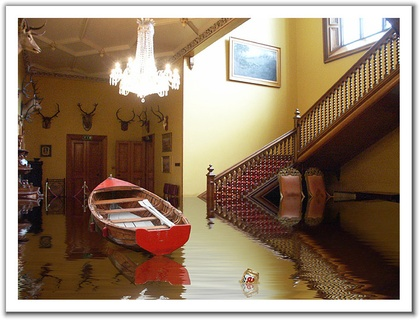
%> input picture Flooded_house.jpg, 420 x 320 px, shrunk from 704 x 536 before the run
$ octave README.m   (GNU Octave 9; MATLAB toolbox functions it lacks are replaced by stand-ins)
%> lines starting %> are read from the running program, lines starting %| are printed output that depends on the picture; long printed decimals are rounded
### Question1.m
% rgbImage is a 3d matrix
rgbImage = imread('Flooded_house.jpg','jpg');            %Changed path so that
%> rgbImage is the input picture: size 320x420x3 uint8; mean R, G, B 148.1, 126.8, 105.8
[rows, columns, numberOfColorChannels] = size(rgbImage); %my computer would not
%> rows = 320; columns = 420; numberOfColorChannels = 3
                                                         %give me erros
                                                         %when running the
                                                         %script

rgbImage(:,:,1); % red component
% disp('^ Red Component');
rgbImage(:,:,2); % idk component
% disp('^ Green Component');
rgbImage(:,:,3); % idk component
% disp('^ Blue Component');

% Display the image
% figure, imshow(rgbImage);title('Original');

### Question2.m
% Hint: Red = I[:][:][1] captures the read component of the image %
% and stores it into array Red.%%%

% [Sources]
% https://www.mathworks.com/matlabcentral/answers/90908-r-g-b-components-of-an-image

RedPartArray = rgbImage(:,:,1); % Red component
Red = zeros(size(RedPartArray));
RedPart = cat(3, RedPartArray, Red, Red);
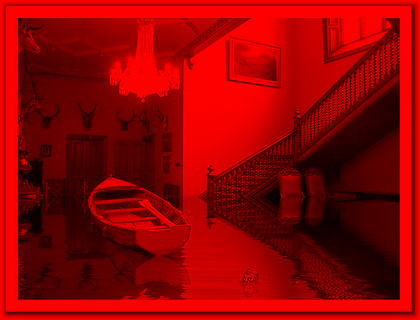
%> RedPart: size 320x420x3 uint8; mean R, G, B 148.1, 0, 0
% figure, imshow(RedPart);title('Red');


GreenPartArray = rgbImage(:,:,2); % Green component
Green = zeros(size(GreenPartArray));
GreenPart = cat(3, Green, GreenPartArray, Green);
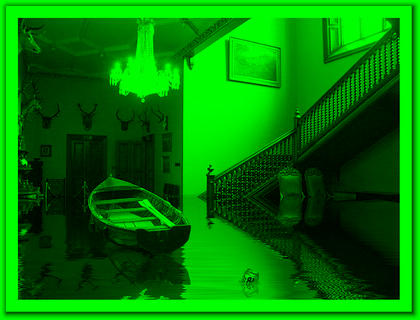
%> GreenPart: size 320x420x3 uint8; mean R, G, B 0, 126.8, 0
% figure, imshow(GreenPart);title('Green');

BluePartArray = rgbImage(:,:,3); % Blue component
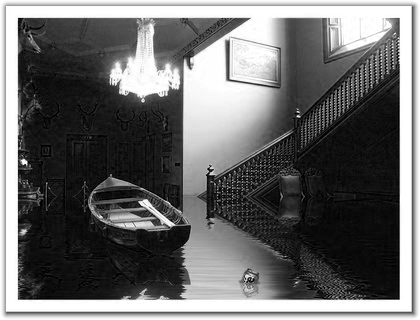
%> BluePartArray: size 320x420 uint8; min 0, max 255, mean 105.8
Blue = zeros(size(BluePartArray));
BluePart = cat(3, Blue, Blue, BluePartArray);
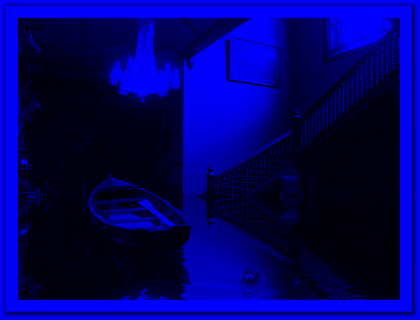
%> BluePart: size 320x420x3 uint8; mean R, G, B 0, 0, 105.8
% figure, imshow(BluePart);title('Blue');

### Question3.m
%% 3.1. Matlab provides a command �rgb2ycbcr� to convert an %%

% RGB image into a YCbCr image. %

ycbcr=rgb2ycbcr(rgbImage);
%> ycbcr: size 320x420x3 uint8; mean of channels 1, 2, 3 128.3, 115.7, 138.9
% disp('^ RGB to YCbCr')

%% 3.2. Matlab also provides a command �ycbcr2rgb� to %%
% convert a YCbCr image into RGB format. %

RGBFromYCbCr=ycbcr2rgb(ycbcr); %Shouldn't be ycbrc instead of rgbImage? Yes oops lol
% disp('^ YCbCr to RGB')

### Question5.m
% refer to tips provided in 'MATLAB Commands_ HW1.pdf'
Y = 1; Cb = 2; Cr = 3;

% use a for loop to access the cr and cb components and then imshow to
% Does the index start at 0? It starts at index 1

% Setting an ycbcr var to work with
% ycbcrSubsampled=rgb2ycbcr(rgbImage);


% for r = 1:rows
%     for c = 1:columns
%         for every row, go through every column
%         if the row number is even OR the column is even,
%         zero out all Cb and Cr for that index
%
%         if (mod(r, 2) == 0) || (mod(c, 2) == 0) % I hope this logic makes sense
%             ycbcrSubsampled(r, c, Cb) = 128;
%             ycbcrSubsampled(r, c, Cr) = 128;
%             I put 128 because when I orignally put 0, ycbcrSubsampled
%             had 128 values and zeroes for the rest
%             the image looks closer to the original image
%         end
%     end
% end

%I dont think we are supposed to zero out all even rows and columns,
%I understood that we have to remove them.
%I think I removed it by equating it to 128

%Are we not supposed to reduce the dimensions so that an NxM matrix becomes
%an (N/2)x(M/2) matrix
%I think by equating the pixels to 128, we are only changing the value of
%of that pixel to 128 instead of removing it.


%Copying all odd rows and columns from ycbcr into matrix ycbcrSubsampled

ycbcrSubsampled(:,:,Cb:Cr) = ycbcr(1:2:end,1:2:end,Cb:Cr);
%> ycbcrSubsampled: size 160x210x3 uint8; mean of channels 1, 2, 3 0, 115.7, 138.9

luma(:,:,Y) = ycbcr(:,:,Y);        %After doing this the subsampled
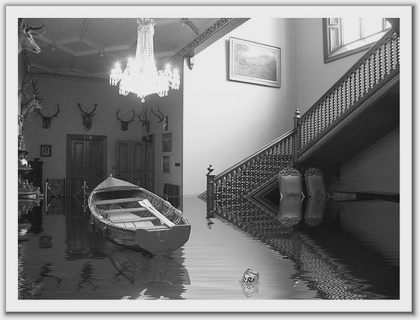
%> luma: size 320x420 uint8; min 16, max 235, mean 128.3
                                   %images look like the original ones
                                   %but smaller


% Display
% figure, imshow(ycbcrSubsampled(:,:,Cb)); title('ycbcr: Cb Subsampled');
% figure, imshow(ycbcrSubsampled(:,:,Cr)); title('ycbcr: Cr Subsampled');
% ycbcrSubsampled(:,:,Y)
% ycbcrSubsampled(:,:,Cb)
% ycbcrSubsampled(:,:,Cr)

### Question6.m
%% 6.1. Linear interpolation %%

% For odd row, compute the missing pixel as an average of the
% pixels in its right and left sides.

% For even rows, compute the missing pixel as an average of the
% pixels in its top and bottom sides.

ycbcrReconstructed = luma(:,:,Y);
ycbcrReconstructed(1:2:end,1:2:end,Cb:Cr) = ycbcrSubsampled(:,:,Cb:Cr);
%> ycbcrReconstructed: size 320x420x3 uint8; mean of channels 1, 2, 3 128.3, 28.9, 34.7

%Calculating even pixels of odd rows
oddPixelRows = (ycbcrSubsampled(:,1:1:end-1,Cb:Cr) + ycbcrSubsampled(:,2:1:end,Cb:Cr))/2;

[lumaRows, lumaColumns] = size(luma);
%> lumaRows = 320; lumaColumns = 420

if(mod(lumaColumns, 2) == 0)
    ycbcrReconstructed(1:2:end,2:2:end-1,Cb:Cr) = oddPixelRows(:,:,Cb-1:Cr-1);
else
    ycbcrReconstructed(1:2:end,2:2:end,Cb:Cr) = oddPixelRows(:,:,Cb-1:Cr-1);
end

if(mod(lumaRows, 2) == 0)
    ycbcrReconstructed(2:2:end-1,:,Cb:Cr) = (ycbcrReconstructed(1:2:end-2,:,Cb:Cr) + ycbcrReconstructed(3:2:end,:,Cb:Cr))/2;
else
    ycbcrReconstructed(2:2:end-1,:,Cb:Cr) = (ycbcrReconstructed(1:2:end-2,:,Cb:Cr) + ycbcrReconstructed(3:2:end,:,Cb:Cr))/2;
end

if(mod(lumaColumns, 2) == 0)
    ycbcrReconstructed(:,end,Cb:Cr) = ycbcrReconstructed(:,end-1,Cb:Cr);
end

if(mod(lumaRows, 2) == 0)
    ycbcrReconstructed(end,:,Cb:Cr) = ycbcrReconstructed(end-1,:,Cb:Cr);
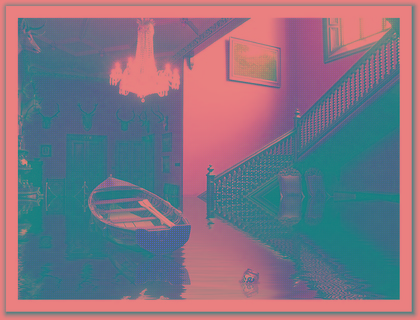
%> ycbcrReconstructed: size 320x420x3 uint8; mean R, G, B 128.3, 115.8, 130.6
end


% figure, imshow(ycbcrReconstructed); title('[6.1] Reconstructed'); %Just to see what Im getting
% figure, imshow(ycbcr); title('Original'); %Original


%% 6.2. Simple row or column replication. %%
% using ycbcrSubsampled

ycbcrReconstructed62 = luma; % init just to ensure dimensions           %Changed this two lines :)
ycbcrReconstructed62(1:2:end,1:2:end,Cb:Cr) = ycbcrSubsampled(:,:,Cb:Cr);

% ycbcrReconstructed62 = ycbcrSubsampled; % init just to ensure dimensions

% figure, imshow(ycbcrReconstructed62); title('[6.2] Before reconstruction');

for r = 1:rows
    for c = 1:columns
        % if we are in an odd row and it's an even column
        if ((mod(c, 2) == 0) && mod(r, 2) ~= 0)
            % copying the value from the column before index
            ycbcrReconstructed62(r,c,Cr) = ycbcrReconstructed62(r,c-1,Cr);
            ycbcrReconstructed62(r,c,Cb) = ycbcrReconstructed62(r,c-1,Cb);
        % if it is an even row
        elseif (mod(r, 2) == 0)
            % copies the entire previous row
            ycbcrReconstructed62(r,:,Cr) = ycbcrReconstructed62(r-1,:,Cr);
            ycbcrReconstructed62(r,:,Cb) = ycbcrReconstructed62(r-1,:,Cb);
        end
    end
end
%> ycbcrReconstructed62: size 320x420x3 uint8; mean of channels 1, 2, 3 128.3, 115.7, 138.9

% figure, imshow(ycbcrReconstructed62); title('[6.2] Reconstructed');

### Question7.m
% Convert the values from 6.1
RGBreconstructed = ycbcr2rgb(ycbcrReconstructed);
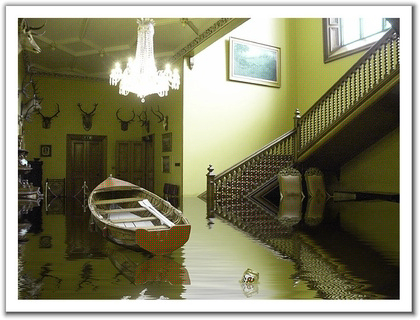
%> RGBreconstructed: size 320x420x3 uint8; mean R, G, B 135, 133.4, 106.1

% Convert the values from 6.2
ycbcrReconstructed62=ycbcr2rgb(ycbcrReconstructed62); % convert back to RGB

### Question10.m
% Only analyze 6.1
% Redefining variables for clarity
Original = rgbImage;
ycbcrOriginal = rgb2ycbcr(Original);
[rowsOriginal, columnsOriginal, numColOG] = size(Original);
%> rowsOriginal = 320; columnsOriginal = 420; numColOG = 3
[rowsReconstructed, columnsReconstructed, numColRec] = size(ycbcrReconstructed);
%> rowsReconstructed = 320; columnsReconstructed = 420; numColRec = 3
temp = 0;MSE = 0; %not a matrix
red = 1; green = 2; blue = 3; Y = 1; Cb = 2; Cr = 3;
component = Y;

% Hmmmm, these are obviously not the same but the MSE equation says they
% are
% figure, imshow(ycbcrOriginal); title('ycbcrOriginal');
% figure, imshow(ycbcrReconstructed); title('ycbcrReconstructed');
%
% figure, imshow(Original); title('Original');
% figure, imshow(RGBreconstructed); title('RGBreconstructed');

if (rowsOriginal == rowsReconstructed) && (columnsOriginal == columnsReconstructed)
% [12 lines of commented-out code are left out]
    MSEY = mean(mean((ycbcrOriginal-ycbcrReconstructed).^2)); %YCBCR
%> MSEY = [0 1.75 98.74]
    MSERGB = mean(mean((Original-RGBreconstructed).^2)); % RGB
%> MSERGB = [117.8 0.0406 3.86]
else
    fprintf('Dimensions are wrong, please review code')
end

% fprintf('MSE calculations are complete. MSE = %f', (MSE(:,:,1)+MSE(:,:,2)+MSE(:,:,3)));
fprintf('MSE calculations are complete.\n');
fprintf('MSE (Red): %f\n',(MSERGB(:,:,red)));
%| MSE (Red): 117.836
fprintf('MSE (Green): %f\n',(MSERGB(:,:,green)));
%| MSE (Green): 0.04058
fprintf('MSE (Blue): %f\n',(MSERGB(:,:,blue)));
%| MSE (Blue): 3.859
fprintf('MSE (Y): %f\n',(MSEY(:,:,Y)));
%| MSE (Y): 0

% Comments on results
% We have displayed the MSE values for each RGB component and the y
% component.  The greatest error that we have received was the Red
% component.  The rest are pretty low and are good for our algorithms.
% Especially the Y component has a value of 0.

% This gives the error with the matlab function immse()
% err = immse(RGBreconstructed,Original)

### README.m
% HW1: Basic Digital Image Processing Operations
% Due on 03/01/2020 (11:00 pm)
% Joseph Morga & Brandon Fong
% CompE 565 Homework 1
% Due Date: 2/23/2020, 11:00 pm
% Name & ID : Joseph Morga (817281186), Brandon Fong (819295224)
% email: jmorga@sdsu.edu, fong.m.brandon97@gmail.com
% Link to Report: https://docs.google.com/document/d/1ara71pG_QNAmNXtZ8pAItMp23dw9SC7Hg4MwwOjM3XM/edit?usp=sharing

%%%%%%%%%%%%%%%%%%%%%%%%%%%%%%%%%%%%%%%%%%%%%%%%%%%%%%%%%%%%%%%%%%%%%%%%%%%%%%%%
% Problem 1: Read and display the image using Matlab (10 points)
% Implementation 1: Display
% M-file name: Questions\Question1.m
% Usage: NA
% Location of output image: NA
% Parameters: NA
% Other parameters here
%%%%%%%%%%%%%%%%%%%%%%%%%%%%%%%%%%%%%%%%%%%%%%%%%%%%%%%%%%%%%%%%%%%%%%%%%%%%%%%%

run('Questions/Question1');

%%%%%%%%%%%%%%%%%%%%%%%%%%%%%%%%%%%%%%%%%%%%%%%%%%%%%%%%%%%%%%%%%%%%%%%%%%%%%%%%
% Problem 2: Display each band (Red, Green and Blue) of the image file (15 points)
% Implementation 1: Display each band
% M-file name: Questions\Question2.m
% Usage: NA
% Location of output image: NA
% Parameters: NA
% Other parameters here
%%%%%%%%%%%%%%%%%%%%%%%%%%%%%%%%%%%%%%%%%%%%%%%%%%%%%%%%%%%%%%%%%%%%%%%%%%%%%%%%

run('Questions/Question2');

%%%%%%%%%%%%%%%%%%%%%%%%%%%%%%%%%%%%%%%%%%%%%%%%%%%%%%%%%%%%%%%%%%%%%%%%%%%%%%%%
% Problem 3: Convert the image into YCbCr color space: (5 points)
% Implementation 1: Conversion to YCbCr
% M-file name: Questions\Question3.m
% Usage: NA
% Location of output image: NA
% Parameters: NA
% Other parameters here
%%%%%%%%%%%%%%%%%%%%%%%%%%%%%%%%%%%%%%%%%%%%%%%%%%%%%%%%%%%%%%%%%%%%%%%%%%%%%%%%

run('Questions/Question3');

%%%%%%%%%%%%%%%%%%%%%%%%%%%%%%%%%%%%%%%%%%%%%%%%%%%%%%%%%%%%%%%%%%%%%%%%%%%%%%%%
% Problem 4: Display each band separately (Y, Cb and Cr bands). (10 points)
% Implementation 1: Display YCbCr
% M-file name: Questions\Question4.m
% Usage: NA
% Location of output image: NA
% Parameters: NA
% Other parameters here
%%%%%%%%%%%%%%%%%%%%%%%%%%%%%%%%%%%%%%%%%%%%%%%%%%%%%%%%%%%%%%%%%%%%%%%%%%%%%%%%

run('Questions/Question4');

%%%%%%%%%%%%%%%%%%%%%%%%%%%%%%%%%%%%%%%%%%%%%%%%%%%%%%%%%%%%%%%%%%%%%%%%%%%%%%%%
% Problem 5: Subsample Cb and Cr bands using 4:2:0 and display both bands. (10 points)
% Implementation 1: Subsampling 4:2:0
% M-file name: Questions\Question5.m
% Usage: NA
% Location of output image: NA
% Parameters: NA
% Other parameters here
%%%%%%%%%%%%%%%%%%%%%%%%%%%%%%%%%%%%%%%%%%%%%%%%%%%%%%%%%%%%%%%%%%%%%%%%%%%%%%%%

run('Questions/Question5');

%%%%%%%%%%%%%%%%%%%%%%%%%%%%%%%%%%%%%%%%%%%%%%%%%%%%%%%%%%%%%%%%%%%%%%%%%%%%%%%%
% Problem 6: Upsample and display the Cb and Cr bands using: (15 points)
% Implementation 1: Upsample
% M-file name: Questions\Question6.m
% Usage: NA
% Location of output image: NA
% Parameters: NA
% Other parameters here
%%%%%%%%%%%%%%%%%%%%%%%%%%%%%%%%%%%%%%%%%%%%%%%%%%%%%%%%%%%%%%%%%%%%%%%%%%%%%%%%

run('Questions/Question6');

%%%%%%%%%%%%%%%%%%%%%%%%%%%%%%%%%%%%%%%%%%%%%%%%%%%%%%%%%%%%%%%%%%%%%%%%%%%%%%%%
% Problem 7: Convert the image into RGB format. (5 points)
% Implementation 1: Conversion to RGB
% M-file name: Questions\Question7.m
% Usage: NA
% Location of output image: NA
% Parameters: NA
% Other parameters here
%%%%%%%%%%%%%%%%%%%%%%%%%%%%%%%%%%%%%%%%%%%%%%%%%%%%%%%%%%%%%%%%%%%%%%%%%%%%%%%%

run('Questions/Question7');

%%%%%%%%%%%%%%%%%%%%%%%%%%%%%%%%%%%%%%%%%%%%%%%%%%%%%%%%%%%%%%%%%%%%%%%%%%%%%%%%
% Problem 8: Display the original and reconstructed images (the image restored from the YCbCr coordinate). (5 points)
% Implementation 1: Compare images
% M-file name: Questions\Question8.m
% Usage: NA
% Location of output image: NA
% Parameters: NA
% Other parameters here
%%%%%%%%%%%%%%%%%%%%%%%%%%%%%%%%%%%%%%%%%%%%%%%%%%%%%%%%%%%%%%%%%%%%%%%%%%%%%%%%

run('Questions/Question8');

%%%%%%%%%%%%%%%%%%%%%%%%%%%%%%%%%%%%%%%%%%%%%%%%%%%%%%%%%%%%%%%%%%%%%%%%%%%%%%%%
% Problem 9: Comment on the visual quality of the reconstructed image for both the upsampling cases. (5 points)
% Implementation 1: Comment
% M-file name: NA
% Usage: NA
% Location of output image: NA
% Parameters: NA
% Other parameters here
%%%%%%%%%%%%%%%%%%%%%%%%%%%%%%%%%%%%%%%%%%%%%%%%%%%%%%%%%%%%%%%%%%%%%%%%%%%%%%%%

% TODO wait for 6.1 and 6.2 to finish then evaluate

% 6.2
% The upsampled image using replication seems to be visually identical to
% the orinial image.  There about 500 rows and 700 columns, so essentially
% 250 rows and 350 columns are replicates of its former.  The discrepency
% most likely cannot be seen because of the resolution and the image.

%%%%%%%%%%%%%%%%%%%%%%%%%%%%%%%%%%%%%%%%%%%%%%%%%%%%%%%%%%%%%%%%%%%%%%%%%%%%%%%%
% Problem 10:    Measure MSE between the original and reconstructed images (obtained
%               using linear interpolation only). Comment on the results. (10 points)
% Implementation 1: MSE
% M-file name: Questions\Question10.m
% Usage: NA
% Location of output image: NA
% Parameters: NA
% Other parameters here
%%%%%%%%%%%%%%%%%%%%%%%%%%%%%%%%%%%%%%%%%%%%%%%%%%%%%%%%%%%%%%%%%%%%%%%%%%%%%%%%

run('Questions/Question10');

%%%%%%%%%%%%%%%%%%%%%%%%%%%%%%%%%%%%%%%%%%%%%%%%%%%%%%%%%%%%%%%%%%%%%%%%%%%%%%%%
% Problem 10:   Comment on the compression ratio achieved by subsampling
%               Cb and Cr components for 4:2:0 approach. Please note that
%               you do not send the pixels which are made zero in the row
%               and columns during subsampling. (5 points)
% Implementation 1: Comment on compression ratio
% M-file name: NA
% Usage: NA
% Location of output image: NA
% Parameters: NA
% Other parameters here
%%%%%%%%%%%%%%%%%%%%%%%%%%%%%%%%%%%%%%%%%%%%%%%%%%%%%%%%%%%%%%%%%%%%%%%%%%%%%%%%

% Comments on ratio
% When we upsampled the subsampled 4:2:0 array, we were able to achieve the
% original image.  The reconstructed image visually looks identical,
% however the MSE shows otherwise.  Not knowing what the original Cb and Cr
% component values were, we have the ability of sending the 4:2:0 image
% through a network and rely on an algorithm to reconstruct it.  With the
% decrease in file size, the comopressed image can be transmitted at a
% higher rate.
